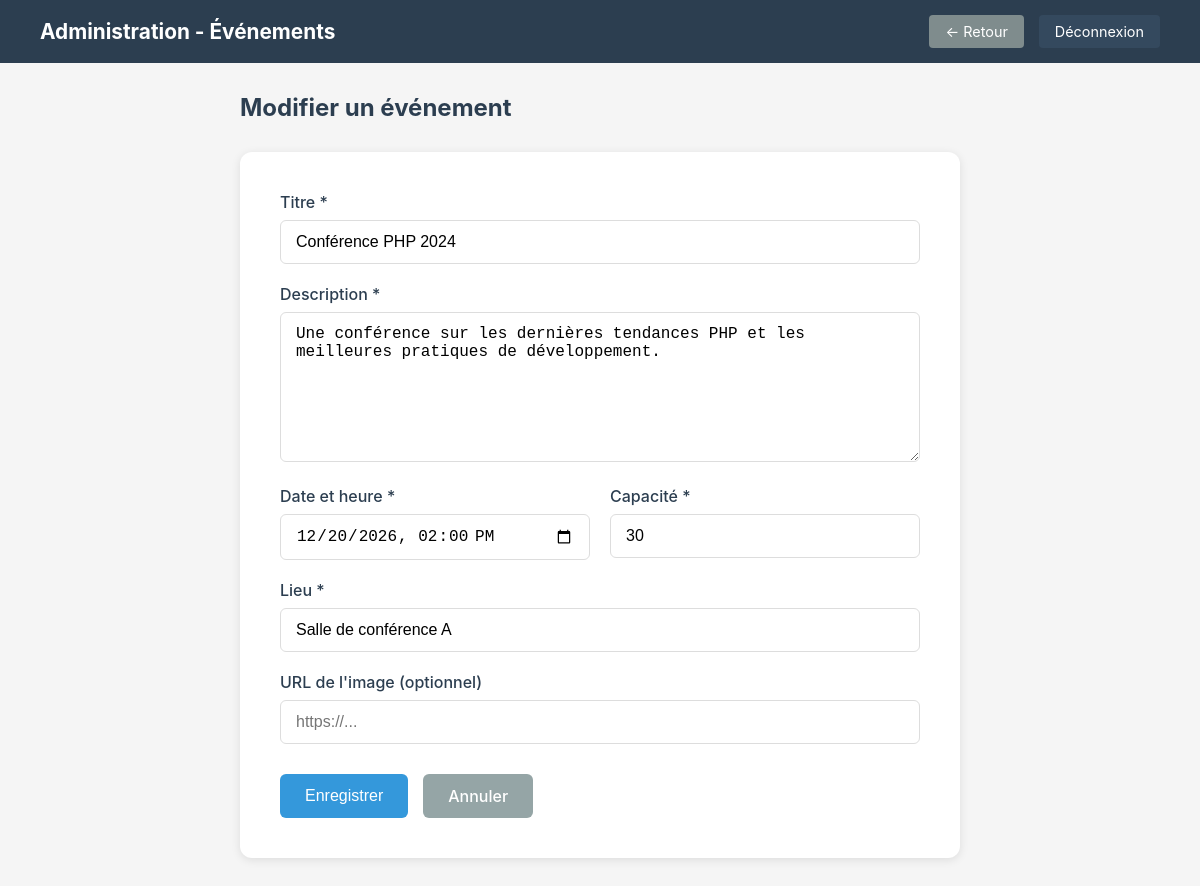
Screenshot of /admin/events/edit.php?id=1 (signed in) with the database file from the repository.
### tables this page shows
CREATE TABLE IF NOT EXISTS events (
    id INT AUTO_INCREMENT PRIMARY KEY,
    title VARCHAR(200) NOT NULL,
    description TEXT NOT NULL,
    event_date DATETIME NOT NULL,
    location VARCHAR(200) NOT NULL,
    capacity INT NOT NULL DEFAULT 50,
    image_url VARCHAR(255),
    created_by INT NOT NULL,
    created_at TIMESTAMP DEFAULT CURRENT_TIMESTAMP,
    updated_at TIMESTAMP DEFAULT CURRENT_TIMESTAMP ON UPDATE CURRENT_TIMESTAMP,
    FOREIGN KEY (created_by) REFERENCES users(id) ON DELETE CASCADE
);

### src/Database.php (called while the page is built, shortened)
<?php
class Database
{
    private static $instance = null;
    private $mysqli;
    private function __construct()
    {
        $this->mysqli = new mysqli(
            'db',
            'root',
            'root',
            'events_db'
        );
    }
    public static function getInstance()
    {
        if (self::$instance === null) {
            self::$instance = new self();
        }
        return self::$instance;
    }
    public function prepare($sql)
    {
        return $this->mysqli->prepare($sql);
    }
}

### src/models/Event.php (called while the page is built, shortened)
<?php
class Event
{
    private string $title;
    private string $description;
    private DateTime $eventDate;
    private string $location;
    private int $capacity;
    private ?string $imageUrl = null;
    public function getTitle(): string
    {
        return $this->title;
    }
    public function getDescription(): string
    {
        return $this->description;
    }
    public function getEventDate(): DateTime
    {
        return $this->eventDate;
    }
    public function getLocation(): string
    {
        return $this->location;
    }
    public function getCapacity(): int
    {
        return $this->capacity;
    }
    public function getImageUrl(): ?string
    {
        return $this->imageUrl;
    }
    public static function findById(int $id): ?Event
    {
        $database = Database::getInstance();
        $sql = "SELECT * FROM events WHERE id = ?";
        $stmt = $database->prepare($sql);
        $stmt->bind_param("i", $id);
        $stmt->execute();
        $result = $stmt->get_result();
        if ($row = $result->fetch_assoc()) {
            $event = new self();
            $event->id = $row['id'];
            $event->title = $row['title'];
            $event->description = $row['description'];
            $event->eventDate = new DateTime($row['event_date']);
            $event->location = $row['location'];
            $event->capacity = $row['capacity'];
            $event->imageUrl = $row['image_url'];
            $event->createdBy = $row['created_by'];
            $event->createdAt = new DateTime($row['created_at']);
            $event->updatedAt = new DateTime($row['updated_at']);
            return $event;
        }
        return null;
    }
}

### admin/events/edit.php (the view, shortened to what this page needs)
<?php
require_once '../../src/Database.php';
require_once '../../src/models/Event.php';
$eventId = $_GET['id'] ?? 0;
$event = Event::findById($eventId);
$eventDateValue = $event->getEventDate()->format('Y-m-d H:i');
?>
<!DOCTYPE html>
<html lang="fr">
<head>
</head>
<body>
    <header class="admin-header">
        <h1>Administration - Événements</h1>
        <nav class="admin-nav">
            <a href="index.php" class="back">← Retour</a>
            <a href="../../logout.php">Déconnexion</a>
        </nav>
    </header>
    <main class="main-content">
        <div class="page-header">
            <h2>Modifier un événement</h2>
        </div>
        <div class="form-card">
            <form method="POST">
                <div class="form-group">
                    <label for="title">Titre *</label>
                    <input type="text" id="title" name="title" value="<?php echo htmlspecialchars($event->getTitle()); ?>" required>
                </div>
                <div class="form-group">
                    <label for="description">Description *</label>
                    <textarea id="description" name="description" required><?php echo htmlspecialchars($event->getDescription()); ?></textarea>
                </div>
                <div class="form-row">
                    <div class="form-group">
                        <label for="event_date">Date et heure *</label>
                        <input type="datetime-local" id="event_date" name="event_date" value="<?php echo htmlspecialchars($eventDateValue); ?>" required>
                    </div>
                    <div class="form-group">
                        <label for="capacity">Capacité *</label>
                        <input type="number" id="capacity" name="capacity" value="<?php echo $event->getCapacity(); ?>" min="1" required>
                    </div>
                </div>
                <div class="form-group">
                    <label for="location">Lieu *</label>
                    <input type="text" id="location" name="location" value="<?php echo htmlspecialchars($event->getLocation()); ?>" required>
                </div>
                <div class="form-group">
                    <label for="image_url">URL de l'image (optionnel)</label>
                    <input type="url" id="image_url" name="image_url" value="<?php echo htmlspecialchars($event->getImageUrl() ?? ''); ?>" placeholder="https://...">
                </div>
                <div class="form-actions">
                    <button type="submit" class="btn btn-primary">Enregistrer</button>
                    <a href="index.php" class="btn btn-secondary">Annuler</a>
                </div>
            </form>
        </div>
    </main>
</body>
</html>

### admin/events/edit.php (style rules this page uses)
* { margin: 0; padding: 0; box-sizing: border-box; }
body { font-family: -apple-system, BlinkMacSystemFont, 'Segoe UI', Roboto, sans-serif; background: #f5f5f5; min-height: 100vh; }
.admin-header { background: #2c3e50; color: white; padding: 15px 40px; display: flex; justify-content: space-between; align-items: center; }
.admin-header h1 { font-size: 1.3rem; }
.admin-nav { display: flex; gap: 15px; }
.admin-nav a { color: white; text-decoration: none; padding: 8px 16px; background: #34495e; border-radius: 4px; font-size: 0.9rem; }
.admin-nav a.back { background: #7f8c8d; }
.main-content { padding: 30px 40px; max-width: 800px; margin: 0 auto; }
.page-header { margin-bottom: 30px; }
.page-header h2 { color: #2c3e50; font-size: 1.5rem; }
.form-card { background: white; padding: 40px; border-radius: 12px; box-shadow: 0 2px 10px rgba(0,0,0,0.1); }
.form-group { margin-bottom: 20px; }
.form-group label { display: block; margin-bottom: 8px; color: #2c3e50; font-weight: 500; }
.form-group input, .form-group textarea { width: 100%; padding: 12px 15px; border: 1px solid #ddd; border-radius: 6px; font-size: 1rem; transition: border-color 0.2s; }
.form-group textarea { min-height: 150px; resize: vertical; }
.form-row { display: grid; grid-template-columns: 1fr 1fr; gap: 20px; }
.btn { padding: 12px 25px; border: none; border-radius: 6px; cursor: pointer; font-size: 1rem; font-weight: 500; text-decoration: none; display: inline-block; }
.btn-primary { background: #3498db; color: white; }
.btn-secondary { background: #95a5a6; color: white; }
.form-actions { display: flex; gap: 15px; margin-top: 30px; }

### rows the page displays
events: title "Conférence PHP 2024", description "Une conférence sur les dernières tendances PHP et les meilleures pratiques de développement.", event_date "12/20/2026 14:00", capacity "30", location "Salle de conférence A"
